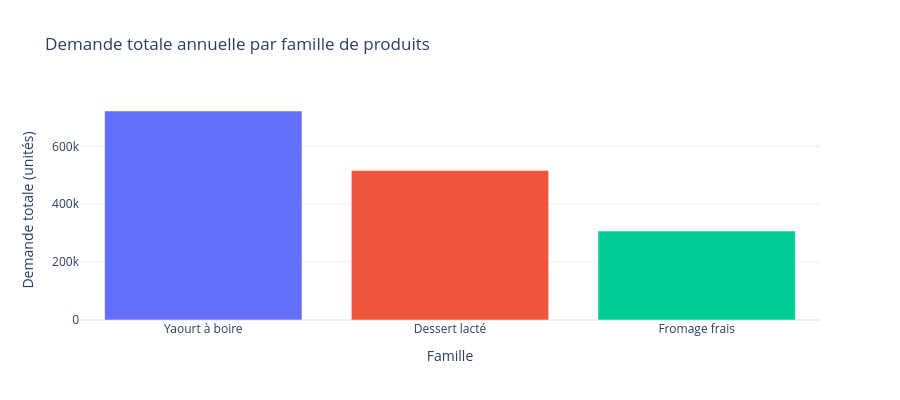

The code cell stored with this chart in its notebook:
### Code cell
fig = px.bar(df_famille, x='famille', y='demande_totale', color='famille',
             title="Demande totale annuelle par famille de produits",
             labels={'demande_totale': 'Demande totale (unités)', 'famille': 'Famille'},
             template="plotly_white")
fig.update_layout(showlegend=False, height=400)
fig.show()

### Figure 1 — Plotly figure (JSON) as saved in the notebook; plotly's stock layout.template omitted (floating-point values rounded to 4 significant figures)
{"data": [{"hovertemplate": "Famille=%{x}<br>Demande totale (unités)=%{y}<extra></extra>", "legendgroup": "Yaourt à boire", "marker": {"color": "#636efa", "pattern": {"shape": ""}}, "name": "Yaourt à boire", "orientation": "v", "showlegend": true, "textposition": "auto", "type": "bar", "x": ["Yaourt à boire"], "xaxis": "x", "y": [722225], "yaxis": "y"}, {"hovertemplate": "Famille=%{x}<br>Demande totale (unités)=%{y}<extra></extra>", "legendgroup": "Dessert lacté", "marker": {"color": "#EF553B", "pattern": {"shape": ""}}, "name": "Dessert lacté", "orientation": "v", "showlegend": true, "textposition": "auto", "type": "bar", "x": ["Dessert lacté"], "xaxis": "x", "y": [516326], "yaxis": "y"}, {"hovertemplate": "Famille=%{x}<br>Demande totale (unités)=%{y}<extra></extra>", "legendgroup": "Fromage frais", "marker": {"color": "#00cc96", "pattern": {"shape": ""}}, "name": "Fromage frais", "orientation": "v", "showlegend": true, "textposition": "auto", "type": "bar", "x": ["Fromage frais"], "xaxis": "x", "y": [307221], "yaxis": "y"}], "layout": {"barmode": "relative", "height": 400, "legend": {"title": {"text": "Famille"}, "tracegroupgap": 0}, "showlegend": false, "title": {"text": "Demande totale annuelle par famille de produits"}, "xaxis": {"anchor": "y", "categoryarray": ["Yaourt à boire", "Dessert lacté", "Fromage frais"], "categoryorder": "array", "domain": [0.0, 1.0], "title": {"text": "Famille"}}, "yaxis": {"anchor": "x", "domain": [0.0, 1.0], "title": {"text": "Demande totale (unités)"}}}}
